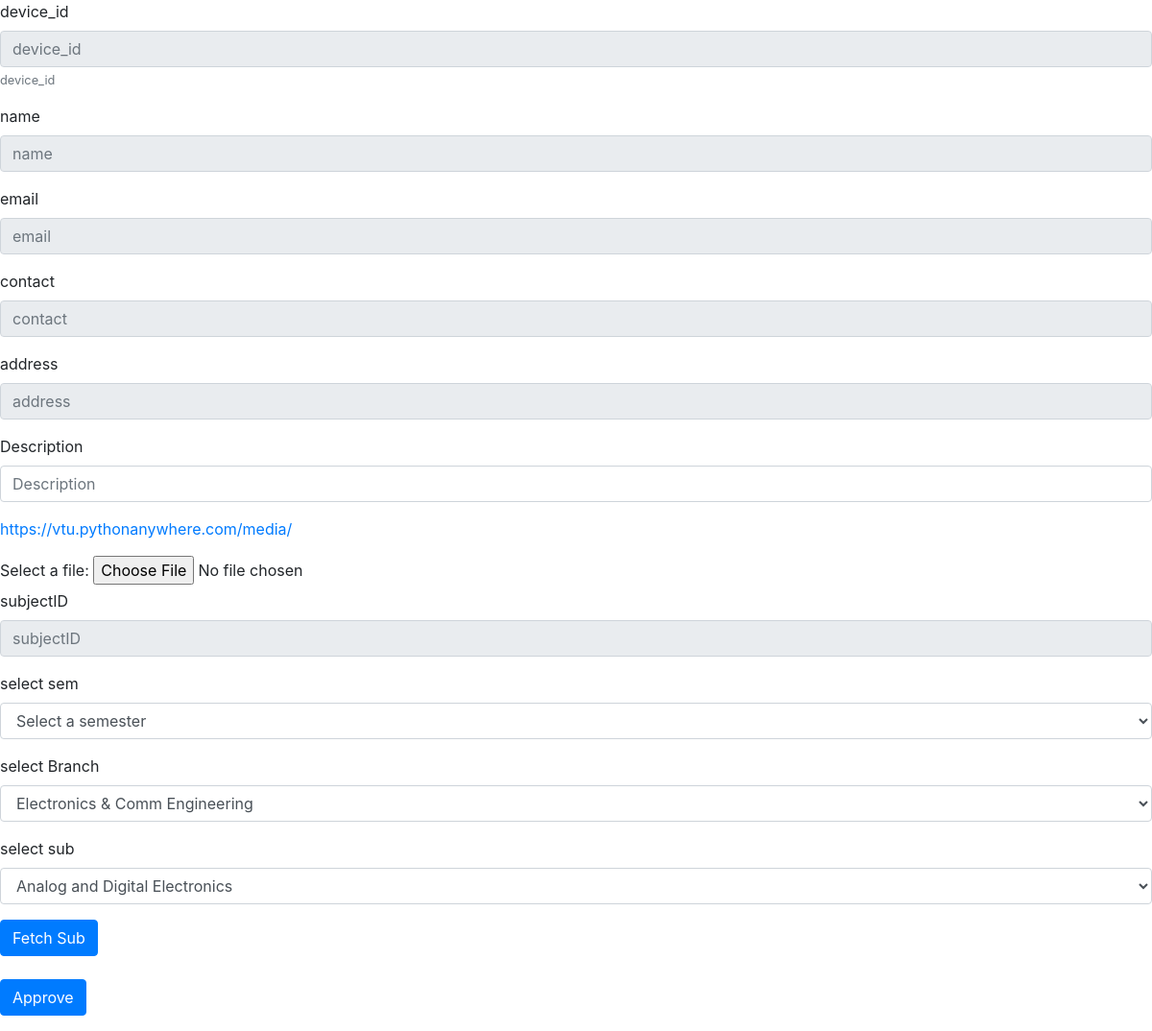
Page /NoteApprove/3/ on the earlier database version.
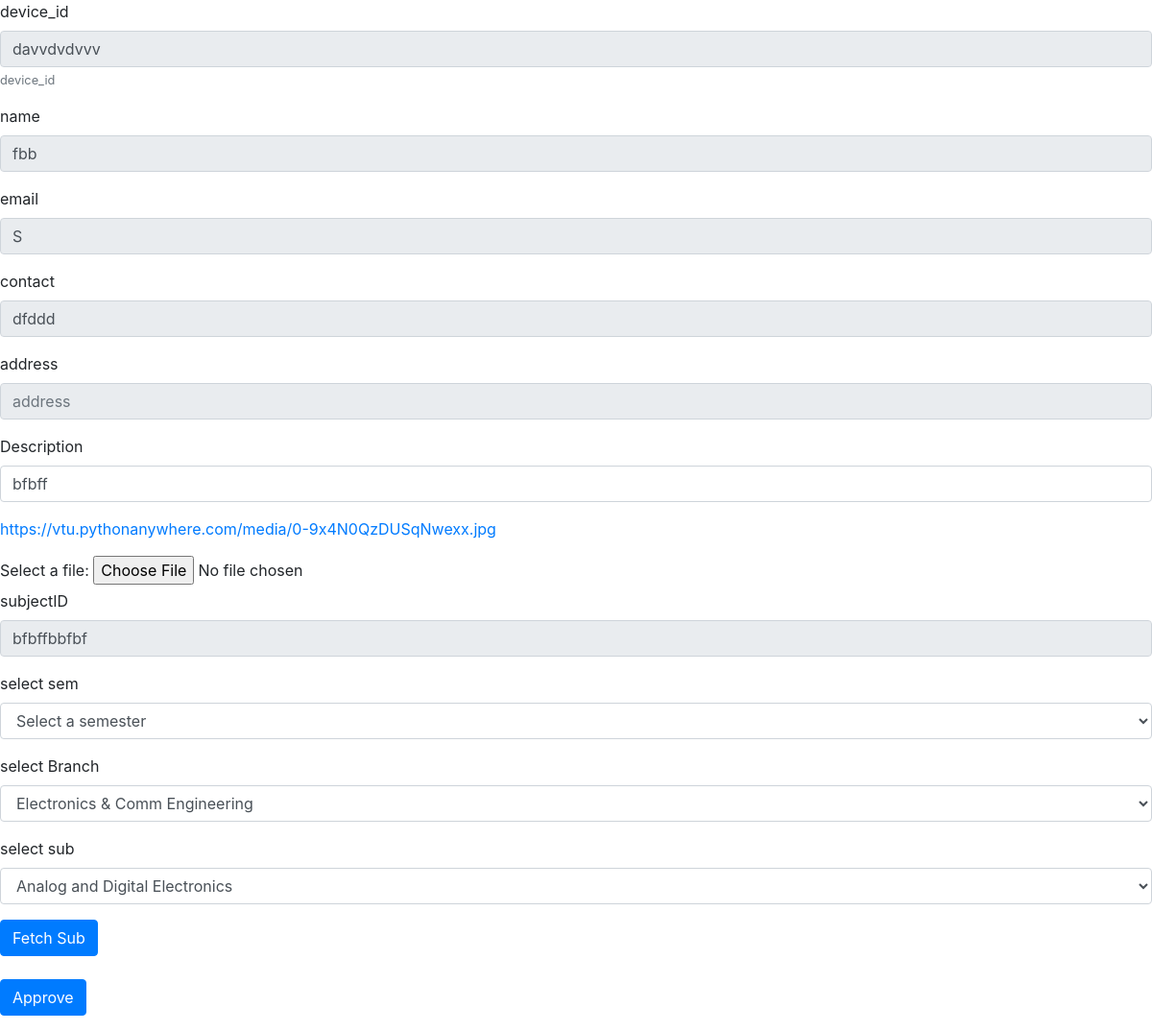
Same page on the later database version.
### vtu/models.py (models this page shows, shortened)
class NewNotes(models.Model):
  device_id = models.CharField(max_length=16, default=" ")
  notes =  models.FileField(blank=True, null=True)
  name = models.CharField(max_length=40, default=" ")
  email = models.CharField(max_length=40, default=" ")
  contact = models.CharField(max_length=15, default=" ")
  address = models.CharField(max_length=240, default=" ")
  Description = models.CharField(max_length=240, default=" ")
  subjectID = models.CharField(max_length=240, default=" ")
  approved = models.BooleanField(default=False)

### vtu/template_views.py (the view)
# urls.py: path('NoteApprove/<id>/', template_views.NotesApprove),
def NotesApprove(request, id):
    if request.method == "GET":
        newNotes = NewNotes.objects.filter(id=id).first()
        branches = MasterBranches.objects.all()
        semester = MasterSemesters.objects.all()
        subjects = MasterSubjects.objects.all()
        context = {
            'newNotes': newNotes,
            'branches':branches,
            'semester':semester,
            'subjects': subjects,
        }
        return render(request, 'NotesApprove.html', context)

### templates/NotesApprove.html (shortened to what this page needs)
<link rel="stylesheet" href="https://stackpath.bootstrapcdn.com/bootstrap/4.3.1/css/bootstrap.min.css">
<form action = "/ApproveNotes/{{newNotes.id}}" method = "POST" enctype="multipart/form-data"> {% csrf_token %}
  <div class="form-group">
    <label for="exampleInputEmail1">device_id</label>
    <input type="text" name="devicesel" class="form-control" id="exampleInputEmail1" aria-describedby="emailHelp" placeholder="device_id" value="{{newNotes.device_id}}" readonly>
    <small id="emailHelp" class="form-text text-muted">device_id</small>
  </div>
  <div class="form-group">
    <label for="exampleInputname">name</label>
    <input type="text" name="namesel" class="form-control" id="exampleInputname" placeholder="name" value="{{newNotes.name}}" readonly>
  </div>
  <div class="form-group">
    <label for="exampleInputemail">email</label>
    <input type="text" name="emailsel" class="form-control" id="exampleInputemail" placeholder="email" value="{{newNotes.email}}" readonly>
  </div>
  <div class="form-group">
    <label for="exampleInputcontact">contact</label>
    <input type="text" name="contactsel" class="form-control" id="exampleInputcontact" placeholder="contact" value="{{newNotes.contact}}" readonly>
  </div>
  <div class="form-group">
    <label for="exampleInputaddress">address</label>
    <input type="text"  name="addresssel" class="form-control" id="exampleInputaddress" placeholder="address" value="{{newNotes.Inputaddress}}" readonly>
  </div>
  <div class="form-group">
    <label for="exampleInputDescription">Description</label>
    <input type="text"  name="descriptionsel" class="form-control" id="exampleInputDescription" placeholder="Description" value="{{newNotes.Description}}">
  </div>
    <div class="form-group">
    <a href="http://127.0.0.1:8000/media/{{newNotes.notes}}" target="_blank">https://vtu.pythonanywhere.com/media/{{newNotes.notes}}</a>
  </div>
  <label for="myfile">Select a file:</label>
<input type="file" id="myfile" name="myfilesel" value="http://127.0.0.1:8000/media/{{newNotes.notes}}">
  <div class="form-group">
    <label for="exampleInputsubjectID">subjectID</label>
    <input type="text" name="subjectidsel" class="form-control" id="exampleInputsubjectID" placeholder="subjectID" value="{{newNotes.subjectID}}" readonly>
  </div>
    <div class="form-group">
      <label for="Selectsem">select sem</label>
      <select id="Selectsem" class="form-control" name="semestersel">
        <option value="Y">Select a semester</option>
      </select>
    </div>
        <div class="form-group">
      <label for="disabledBranch">select Branch</label>
      <select id="disabledBranch" class="form-control" name="branchsel">
        {% for bra in branches %}
        <option value="{{bra.branch_name}}">{{bra.branch_name}}</option>
        {% endfor %}
      </select>
    </div>
      <div id="subjects">
        {% include 'SubDropDown.html' %}
    </div>
  <br>
  <button type="submit" class="btn btn-primary">Approve</button>
</form>

Differences in the rows shown:
added NewNotes: devicesel "davvdvdvvv", namesel "fbb", emailsel "S", contactsel "dfddd", descriptionsel "bfbff", notes "0-9x4N0QzDUSqNwexx.jpg", subjectidsel "bfbffbbfbf"
